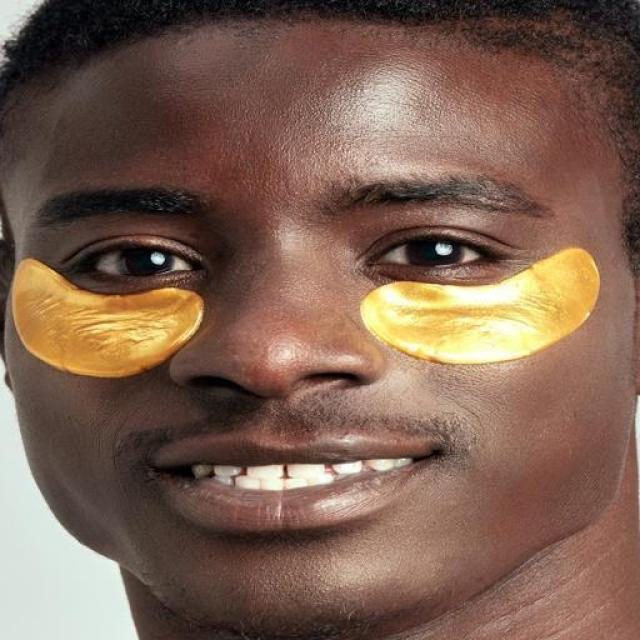
#> input picture train/dark/104412423_jpg.rf.4271253dc707f7f6a6a71fe70ad7497e.jpg, 640 x 640 px
$ python -i shade_matcher.py   (imports and definitions only)
#> lines starting #> are read from the running program, lines starting #| are printed output that depends on the picture
import pandas as pd
import numpy as np
from sklearn.neighbors import NearestNeighbors
from sklearn.preprocessing import StandardScaler
import cv2
import os

# ── Paths ─────────────────────────────────────────────────────
SHADES_CSV   = r"C:\Users\arvin\OneDrive\Desktop\shade match\shades_full.csv"
SKIN_IMG_DIR = r"C:\Users\arvin\OneDrive\Desktop\shade match\train"  # your skin tone image dataset

# ── Load dataset ──────────────────────────────────────────────
# [1 line that did not run here, left out]
# [1 line not run here, left out]

# ── Build KNN model on Lab features ──────────────────────────
# [1 line that did not run here, left out]
scaler   = StandardScaler()
# [1 line that did not run here, left out]

knn = NearestNeighbors(n_neighbors=5, metric='euclidean')
# [2 lines not run here, left out]

# ════════════════════════════════════════════════════════════
# HELPER: RGB → Lab (pure numpy, no colormath)
# ════════════════════════════════════════════════════════════
def rgb_to_lab_single(r, g, b):
    arr = np.array([r, g, b], dtype=float) / 255.0
    arr = np.where(arr > 0.04045,
                   ((arr + 0.055) / 1.055) ** 2.4,
                   arr / 12.92)
    M = np.array([[0.4124564, 0.3575761, 0.1804375],
                  [0.2126729, 0.7151522, 0.0721750],
                  [0.0193339, 0.1191920, 0.9503041]])
    xyz = M @ arr
    xyz /= [0.95047, 1.00000, 1.08883]
    def f(t):
        return t**(1/3) if t > (6/29)**3 else t/(3*(6/29)**2) + 4/29
    fx, fy, fz = f(xyz[0]), f(xyz[1]), f(xyz[2])
    L     = 116 * fy - 16
    A_val = 500 * (fx - fy)
    B_val = 200 * (fy - fz)
    return round(L, 4), round(A_val, 4), round(B_val, 4)

# [12 lines left out: functions undertone_from_lab, ita_category, not called in this run]

# ════════════════════════════════════════════════════════════
# CORE: Extract skin tone from image
# ════════════════════════════════════════════════════════════
def extract_skin_lab_from_image(image_path):
    """
    Load an image, detect face region, sample skin pixels
    from forehead + cheeks, return average Lab values.
    Works for both selfies and dataset skin tone images.
    """
    img = cv2.imread(image_path)
#> img is the input picture: shape (640, 640, 3); mean B, G, R 81.4, 97.1, 125.4
    if img is None:
        raise FileNotFoundError(f"Cannot load image: {image_path}")

    # Convert to RGB
    img_rgb = cv2.cvtColor(img, cv2.COLOR_BGR2RGB)
    h, w    = img_rgb.shape[:2]
#> h = 640; w = 640

    # Try face detection first
    face_cascade = cv2.CascadeClassifier(
        cv2.data.haarcascades + 'haarcascade_frontalface_default.xml')
    gray  = cv2.cvtColor(img, cv2.COLOR_BGR2GRAY)
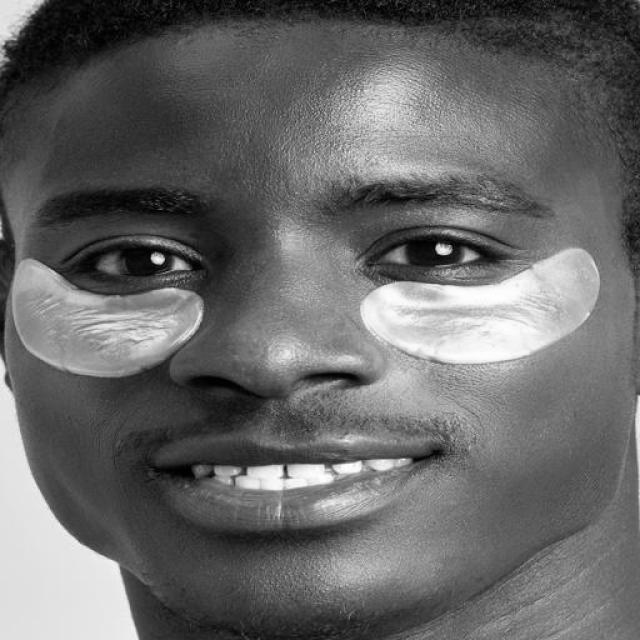
#> gray: shape (640, 640); min 0, max 255, mean 103.8
    faces = face_cascade.detectMultiScale(gray, 1.1, 5, minSize=(60, 60))
#> faces = [[26, 27, 554, 554]]

    if len(faces) > 0:
        # Use the largest detected face
        x, y, fw, fh = max(faces, key=lambda f: f[2]*f[3])
#> x = 26; y = 27; fw = 554; fh = 554

        # Sample 3 ROIs: forehead, left cheek, right cheek
        rois = [
            img_rgb[y + int(fh*0.05) : y + int(fh*0.25),
                    x + int(fw*0.25) : x + int(fw*0.75)],   # forehead
            img_rgb[y + int(fh*0.45) : y + int(fh*0.70),
                    x + int(fw*0.05) : x + int(fw*0.30)],   # left cheek
            img_rgb[y + int(fh*0.45) : y + int(fh*0.70),
                    x + int(fw*0.70) : x + int(fw*0.95)],   # right cheek
        ]
        pixels = np.vstack([roi.reshape(-1, 3) for roi in rois if roi.size > 0])
    else:
        # No face found — use center crop (works for flat skin tone dataset images)
        print(f"  No face detected in {os.path.basename(image_path)} — using center crop")
        cx, cy = w // 2, h // 2
        crop   = img_rgb[cy-40:cy+40, cx-40:cx+40]
        pixels = crop.reshape(-1, 3)

    # Filter out near-black and near-white pixels (artifacts)
    brightness = pixels.mean(axis=1)
    pixels     = pixels[(brightness > 40) & (brightness < 230)]

    if len(pixels) == 0:
        raise ValueError("No usable skin pixels found in image.")

    avg_r, avg_g, avg_b = pixels.mean(axis=0)
#> avg_r = 162; avg_g = 126.7; avg_b = 93.39
    return rgb_to_lab_single(avg_r, avg_g, avg_b), (avg_r, avg_g, avg_b)
#> in rgb_to_lab_single, `arr = np.array([r, g, b], dtype=float) / 255.0`: arr = [0.635, 0.497, 0.366]
#> in rgb_to_lab_single, `arr = np.where(arr > 0.04045, ((arr + 0.055) / 1.055) ** 2.4, arr / 12..`: arr = [0.362, 0.211, 0.11]
#> in rgb_to_lab_single, `xyz = M @ arr`: xyz = [0.245, 0.236, 0.137]
#> in rgb_to_lab_single, `xyz /= [0.95047, 1.00000, 1.08883]`: xyz = [0.257, 0.236, 0.126]
#> in rgb_to_lab_single, `fx, fy, fz = f(xyz[0]), f(xyz[1]), f(xyz[2])`: fx = 0.636; fy = 0.618; fz = 0.501
#> in rgb_to_lab_single, `L     = 116 * fy - 16`: L = 55.68
#> in rgb_to_lab_single, `A_val = 500 * (fx - fy)`: A_val = 9.06
#> in rgb_to_lab_single, `B_val = 200 * (fy - fz)`: B_val = 23.34

# ════════════════════════════════════════════════════════════
# CORE: Match skin Lab to products
# ════════════════════════════════════════════════════════════
# [122 lines left out: functions match_shades, analyze_image, batch_analyze_folder, match_manual, not called in this run]

# ════════════════════════════════════════════════════════════
# RUN
# ════════════════════════════════════════════════════════════
# [11 lines not run here, left out]

    # Option 2: Batch process your skin tone dataset
    # batch_analyze_folder(SKIN_IMG_DIR, max_images=20)

    # Option 3: Manual hex input (uncomment to use)
    # match_manual(hex_color='e2aa7b')
    # match_manual(r=200, g=160, b=120)

>>> result = extract_skin_lab_from_image('train/dark/104412423_jpg.rf.4271253dc707f7f6a6a71fe70ad7497e.jpg')
#> result = ((55.68, 9.06, 23.34), (162, 126.7, 93.39))

$ run again, on train/fair/88195846_jpg.rf.0868e5b37fc8a5c072ae8dddafa19669.jpg
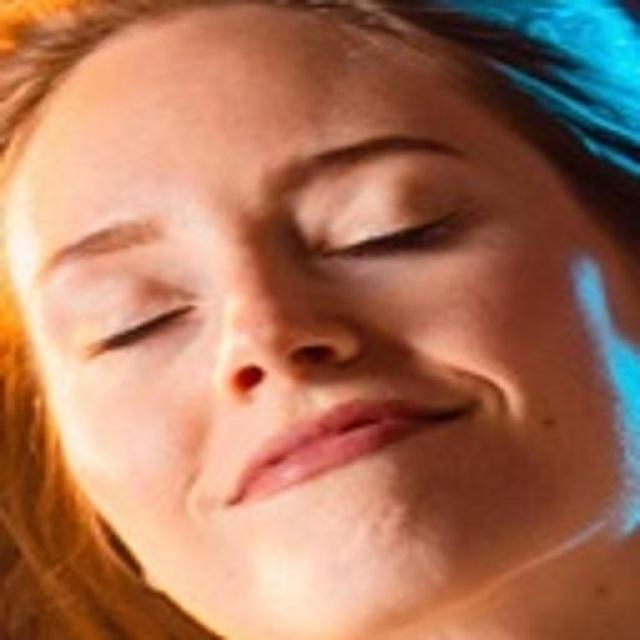
#> input picture train/fair/88195846_jpg.rf.0868e5b37fc8a5c072ae8dddafa19669.jpg, 640 x 640 px
#> in extract_skin_lab_from_image, img is the input picture: shape (640, 640, 3); mean B, G, R 91.4, 116, 168.1
#> in extract_skin_lab_from_image, `gray  = cv2.cvtColor(img, cv2.COLOR_BGR2GRAY)`:
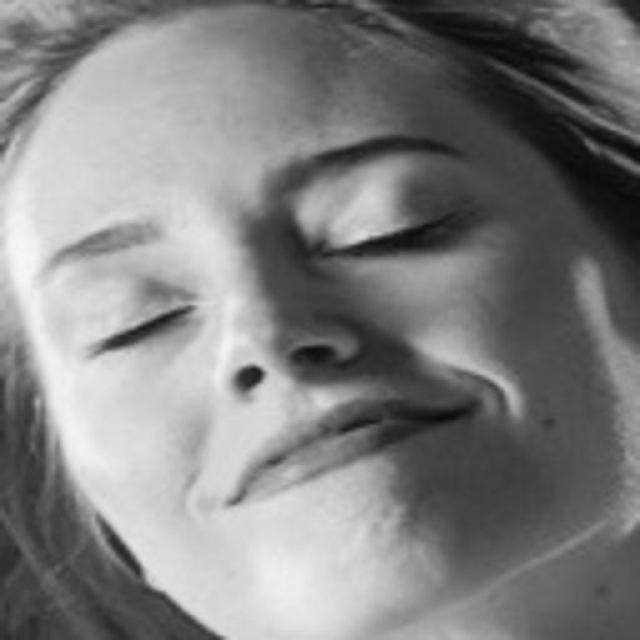
#> gray: shape (640, 640); min 8, max 248, mean 128.8
#> faces = ()
#> in extract_skin_lab_from_image, `crop   = img_rgb[cy-40:cy+40, cx-40:cx+40]`:
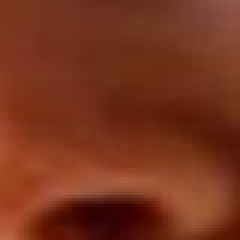
#> crop: shape (80, 80, 3) (shown 3 times larger); mean R, G, B 119.7, 51.6, 28.8
#> brightness = 6400 values, max 120.7 at index 6320, min 14.67 at index 5713, mean 66.71
#> avg_r = 123.7; avg_g = 54.9; avg_b = 30.94
#> in rgb_to_lab_single, `arr = np.array([r, g, b], dtype=float) / 255.0`: arr = [0.485, 0.215, 0.121]
#> in rgb_to_lab_single, `arr = np.where(arr > 0.04045, ((arr + 0.055) / 1.055) ** 2.4, arr / 12..`: arr = [0.201, 0.0381, 0.0137]
#> in rgb_to_lab_single, `xyz = M @ arr`: xyz = [0.0988, 0.0709, 0.0214]
#> in rgb_to_lab_single, `xyz /= [0.95047, 1.00000, 1.08883]`: xyz = [0.104, 0.0709, 0.0196]
#> fx = 0.47; fy = 0.414; fz = 0.27
#> L = 32.01
#> A_val = 28.19
#> B_val = 28.8
#> result = ((32.01, 28.19, 28.8), (123.7, 54.9, 30.94))

$ run again, on train/fair/88821224_jpg.rf.36f50ed6014058eaffb6640a418e8a08.jpg
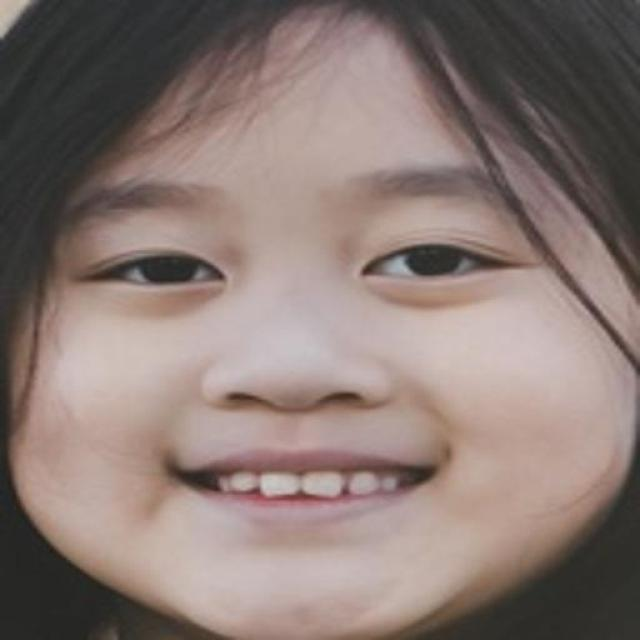
#> input picture train/fair/88821224_jpg.rf.36f50ed6014058eaffb6640a418e8a08.jpg, 640 x 640 px
#> in extract_skin_lab_from_image, img is the input picture: shape (640, 640, 3); mean B, G, R 115.1, 120.4, 137.1
#> in extract_skin_lab_from_image, `gray  = cv2.cvtColor(img, cv2.COLOR_BGR2GRAY)`:
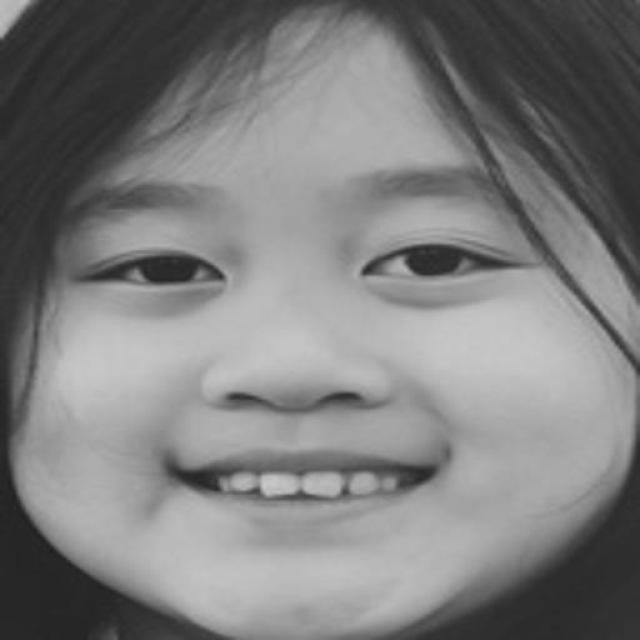
#> gray: shape (640, 640); min 28, max 201, mean 124.8
#> faces = [[25, 42, 572, 572]]
#> x = 25; y = 42; fw = 572
#> avg_r = 180.8; avg_g = 159.6; avg_b = 153.1
#> in rgb_to_lab_single, `arr = np.array([r, g, b], dtype=float) / 255.0`: arr = [0.709, 0.626, 0.6]
#> in rgb_to_lab_single, `arr = np.where(arr > 0.04045, ((arr + 0.055) / 1.055) ** 2.4, arr / 12..`: arr = [0.461, 0.35, 0.319]
#> in rgb_to_lab_single, `xyz = M @ arr`: xyz = [0.373, 0.371, 0.354]
#> in rgb_to_lab_single, `xyz /= [0.95047, 1.00000, 1.08883]`: xyz = [0.392, 0.371, 0.325]
#> fx = 0.732; fy = 0.719; fz = 0.687
#> L = 67.35
#> A_val = 6.68
#> B_val = 6.23
#> result = ((67.35, 6.68, 6.23), (180.8, 159.6, 153.1))

$ run again, on train/light/76480140_jpg.rf.b9c21666d33d515b894bbf63e0770617.jpg
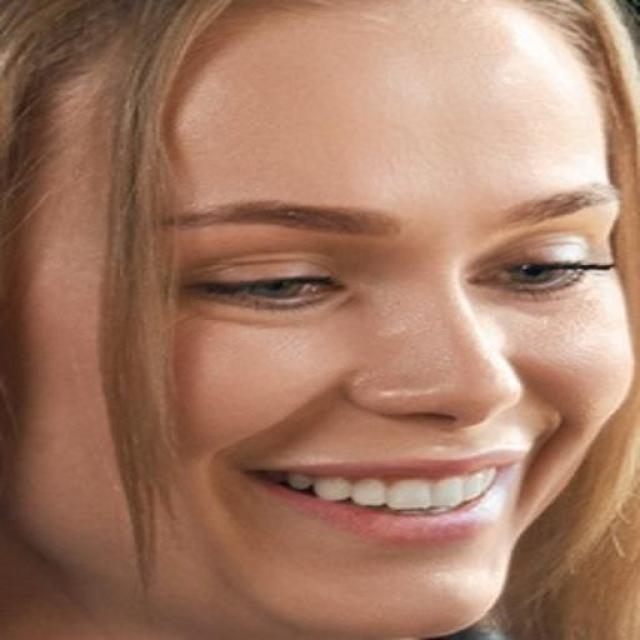
#> input picture train/light/76480140_jpg.rf.b9c21666d33d515b894bbf63e0770617.jpg, 640 x 640 px
#> in extract_skin_lab_from_image, img is the input picture: shape (640, 640, 3); mean B, G, R 101.4, 122.8, 164.8
#> in extract_skin_lab_from_image, `gray  = cv2.cvtColor(img, cv2.COLOR_BGR2GRAY)`:
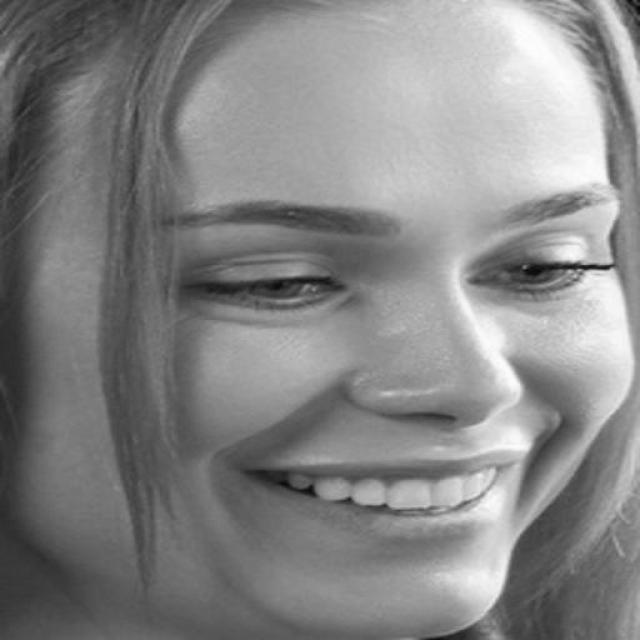
#> gray: shape (640, 640); min 3, max 254, mean 132.9
#> faces = ()
#> in extract_skin_lab_from_image, `crop   = img_rgb[cy-40:cy+40, cx-40:cx+40]`:
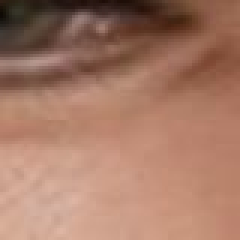
#> crop: shape (80, 80, 3) (shown 3 times larger); mean R, G, B 165.6, 121.5, 102.2
#> brightness = 6400 values, max 188.7 at index 5304, min 9.67 at index 320, mean 129.8
#> avg_r = 169.6; avg_g = 124.5; avg_b = 104.9
#> in rgb_to_lab_single, `arr = np.array([r, g, b], dtype=float) / 255.0`: arr = [0.665, 0.488, 0.411]
#> in rgb_to_lab_single, `arr = np.where(arr > 0.04045, ((arr + 0.055) / 1.055) ** 2.4, arr / 12..`: arr = [0.4, 0.203, 0.141]
#> in rgb_to_lab_single, `xyz = M @ arr`: xyz = [0.263, 0.241, 0.166]
#> in rgb_to_lab_single, `xyz /= [0.95047, 1.00000, 1.08883]`: xyz = [0.277, 0.241, 0.152]
#> fx = 0.652; fy = 0.622; fz = 0.534
#> L = 56.14
#> A_val = 14.85
#> B_val = 17.56
#> result = ((56.14, 14.85, 17.56), (169.6, 124.5, 104.9))
